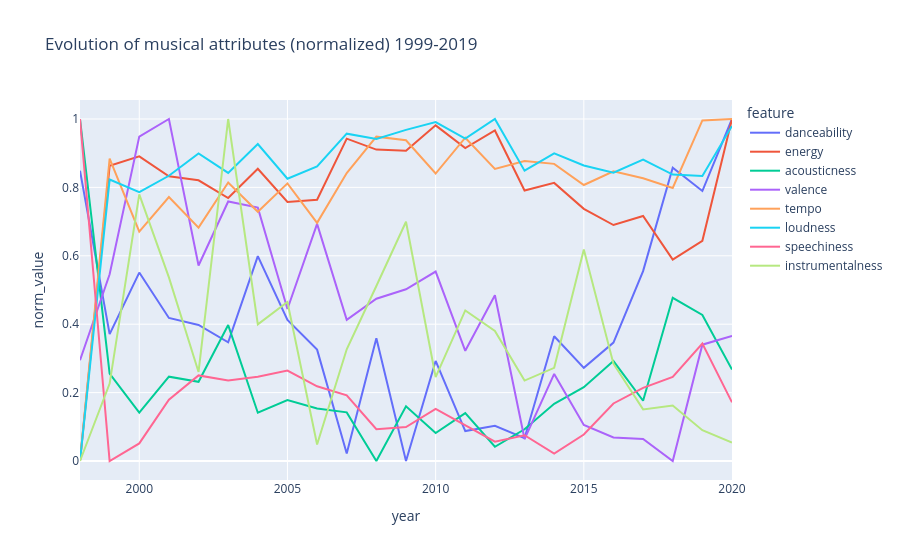

Here is the notebook cell this chart was saved with:
### Markdown cell above
## 9. Evolution of musical attributes over time

Yearly means, normalized to [0,1] only to compare trends on a common scale.

### Code cell
features = ["danceability", "energy", "acousticness", "valence",
            "tempo", "loudness", "speechiness", "instrumentalness"]
df_yearly = df.groupby("year")[features].mean().reset_index()
df_yearly[features] = MinMaxScaler().fit_transform(df_yearly[features])
df_melted = df_yearly.melt(id_vars="year", value_vars=features,
                           var_name="feature", value_name="norm_value")

import plotly.express as px
fig = px.line(df_melted, x="year", y="norm_value", color="feature",
              title="Evolution of musical attributes (normalized) 1999-2019")
fig.show()

### Figure 1 — Plotly figure (JSON) as saved in the notebook; plotly's stock layout.template omitted (floating-point values rounded to 4 significant figures)
{"data": [{"hovertemplate": "feature=danceability<br>year=%{x}<br>norm_value=%{y}<extra></extra>", "legendgroup": "danceability", "line": {"color": "#636efa", "dash": "solid"}, "marker": {"symbol": "circle"}, "mode": "lines", "name": "danceability", "orientation": "v", "showlegend": true, "type": "scatter", "x": [1998, 1999, 2000, 2001, 2002, 2003, 2004, 2005, 2006, 2007, 2008, 2009, 2010, 2011, 2012, 2013, 2014, 2015, 2016, 2017, 2018, 2019, 2020], "xaxis": "x", "y": [0.849, 0.3711, 0.551, 0.4183, 0.3979, 0.3469, 0.5989, 0.4127, 0.3257, 0.02203, 0.359, 0.0, 0.2926, 0.08744, 0.1027, 0.0665, 0.3649, 0.2725, 0.3464, 0.5552, 0.8574, 0.7894, 1.0], "yaxis": "y"}, {"hovertemplate": "feature=energy<br>year=%{x}<br>norm_value=%{y}<extra></extra>", "legendgroup": "energy", "line": {"color": "#EF553B", "dash": "solid"}, "marker": {"symbol": "circle"}, "mode": "lines", "name": "energy", "orientation": "v", "showlegend": true, "type": "scatter", "x": [1998, 1999, 2000, 2001, 2002, 2003, 2004, 2005, 2006, 2007, 2008, 2009, 2010, 2011, 2012, 2013, 2014, 2015, 2016, 2017, 2018, 2019, 2020], "xaxis": "x", "y": [0.0, 0.863, 0.8909, 0.8326, 0.8208, 0.769, 0.8543, 0.7576, 0.7641, 0.9426, 0.9106, 0.9071, 0.9814, 0.9152, 0.9663, 0.7908, 0.8132, 0.7372, 0.69, 0.7163, 0.5891, 0.6439, 1.0], "yaxis": "y"}, {"hovertemplate": "feature=acousticness<br>year=%{x}<br>norm_value=%{y}<extra></extra>", "legendgroup": "acousticness", "line": {"color": "#00cc96", "dash": "solid"}, "marker": {"symbol": "circle"}, "mode": "lines", "name": "acousticness", "orientation": "v", "showlegend": true, "type": "scatter", "x": [1998, 1999, 2000, 2001, 2002, 2003, 2004, 2005, 2006, 2007, 2008, 2009, 2010, 2011, 2012, 2013, 2014, 2015, 2016, 2017, 2018, 2019, 2020], "xaxis": "x", "y": [1.0, 0.2552, 0.1413, 0.2466, 0.2316, 0.3974, 0.1411, 0.1781, 0.1538, 0.1422, 0.0, 0.1599, 0.08166, 0.1401, 0.04167, 0.09276, 0.1673, 0.2157, 0.2922, 0.1762, 0.4771, 0.4271, 0.2676], "yaxis": "y"}, {"hovertemplate": "feature=valence<br>year=%{x}<br>norm_value=%{y}<extra></extra>", "legendgroup": "valence", "line": {"color": "#ab63fa", "dash": "solid"}, "marker": {"symbol": "circle"}, "mode": "lines", "name": "valence", "orientation": "v", "showlegend": true, "type": "scatter", "x": [1998, 1999, 2000, 2001, 2002, 2003, 2004, 2005, 2006, 2007, 2008, 2009, 2010, 2011, 2012, 2013, 2014, 2015, 2016, 2017, 2018, 2019, 2020], "xaxis": "x", "y": [0.2945, 0.5461, 0.9484, 1.0, 0.5716, 0.7588, 0.7409, 0.4443, 0.6933, 0.4127, 0.4746, 0.502, 0.554, 0.3221, 0.4848, 0.06417, 0.2545, 0.1052, 0.06898, 0.0642, 0.0, 0.3402, 0.3659], "yaxis": "y"}, {"hovertemplate": "feature=tempo<br>year=%{x}<br>norm_value=%{y}<extra></extra>", "legendgroup": "tempo", "line": {"color": "#FFA15A", "dash": "solid"}, "marker": {"symbol": "circle"}, "mode": "lines", "name": "tempo", "orientation": "v", "showlegend": true, "type": "scatter", "x": [1998, 1999, 2000, 2001, 2002, 2003, 2004, 2005, 2006, 2007, 2008, 2009, 2010, 2011, 2012, 2013, 2014, 2015, 2016, 2017, 2018, 2019, 2020], "xaxis": "x", "y": [0.0, 0.8843, 0.6707, 0.7718, 0.6824, 0.8143, 0.7287, 0.8117, 0.6963, 0.8419, 0.9484, 0.9378, 0.8405, 0.9453, 0.8541, 0.877, 0.8688, 0.807, 0.8471, 0.8268, 0.7984, 0.996, 1.0], "yaxis": "y"}, {"hovertemplate": "feature=loudness<br>year=%{x}<br>norm_value=%{y}<extra></extra>", "legendgroup": "loudness", "line": {"color": "#19d3f3", "dash": "solid"}, "marker": {"symbol": "circle"}, "mode": "lines", "name": "loudness", "orientation": "v", "showlegend": true, "type": "scatter", "x": [1998, 1999, 2000, 2001, 2002, 2003, 2004, 2005, 2006, 2007, 2008, 2009, 2010, 2011, 2012, 2013, 2014, 2015, 2016, 2017, 2018, 2019, 2020], "xaxis": "x", "y": [0.0, 0.8229, 0.786, 0.834, 0.8995, 0.8423, 0.9268, 0.8255, 0.8616, 0.9571, 0.9416, 0.9681, 0.9911, 0.9428, 1.0, 0.8489, 0.8993, 0.8641, 0.8432, 0.8813, 0.8374, 0.8334, 0.9798], "yaxis": "y"}, {"hovertemplate": "feature=speechiness<br>year=%{x}<br>norm_value=%{y}<extra></extra>", "legendgroup": "speechiness", "line": {"color": "#FF6692", "dash": "solid"}, "marker": {"symbol": "circle"}, "mode": "lines", "name": "speechiness", "orientation": "v", "showlegend": true, "type": "scatter", "x": [1998, 1999, 2000, 2001, 2002, 2003, 2004, 2005, 2006, 2007, 2008, 2009, 2010, 2011, 2012, 2013, 2014, 2015, 2016, 2017, 2018, 2019, 2020], "xaxis": "x", "y": [1.0, 0.0, 0.0514, 0.179, 0.2502, 0.2354, 0.2464, 0.2646, 0.2184, 0.1918, 0.09298, 0.09936, 0.1525, 0.1038, 0.05666, 0.07522, 0.02184, 0.07756, 0.1682, 0.214, 0.2456, 0.3433, 0.1715], "yaxis": "y"}, {"hovertemplate": "feature=instrumentalness<br>year=%{x}<br>norm_value=%{y}<extra></extra>", "legendgroup": "instrumentalness", "line": {"color": "#B6E880", "dash": "solid"}, "marker": {"symbol": "circle"}, "mode": "lines", "name": "instrumentalness", "orientation": "v", "showlegend": true, "type": "scatter", "x": [1998, 1999, 2000, 2001, 2002, 2003, 2004, 2005, 2006, 2007, 2008, 2009, 2010, 2011, 2012, 2013, 2014, 2015, 2016, 2017, 2018, 2019, 2020], "xaxis": "x", "y": [0.0, 0.2265, 0.7798, 0.5369, 0.2603, 1.0, 0.3994, 0.4648, 0.04832, 0.3267, 0.5118, 0.6995, 0.2455, 0.4402, 0.3802, 0.2352, 0.2724, 0.6182, 0.2846, 0.1509, 0.1623, 0.09018, 0.05419], "yaxis": "y"}], "layout": {"legend": {"title": {"text": "feature"}, "tracegroupgap": 0}, "title": {"text": "Evolution of musical attributes (normalized) 1999-2019"}, "xaxis": {"anchor": "y", "domain": [0.0, 1.0], "title": {"text": "year"}}, "yaxis": {"anchor": "x", "domain": [0.0, 1.0], "title": {"text": "norm_value"}}}}
